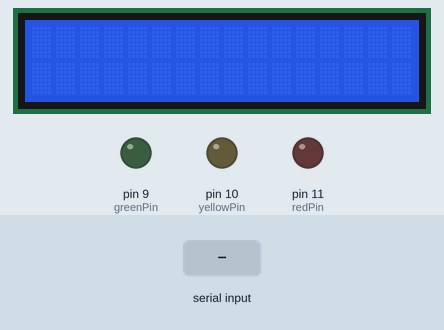
This sketch was run on a simulated Arduino Uno, built with avr-gcc and run on an emulated ATmega328P. Parts: 16×2 character LCD, output pins drawn as LEDs (lit = HIGH). Dashed ring = blinking. The test bench sets the inputs (shaded band).

Above: at 1.2 s.
1.3 s: "on" received over Serial
At 2.37 s:
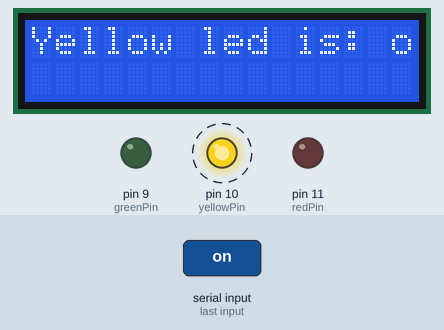
4.1 s: "super" received over Serial
At 6.39 s:
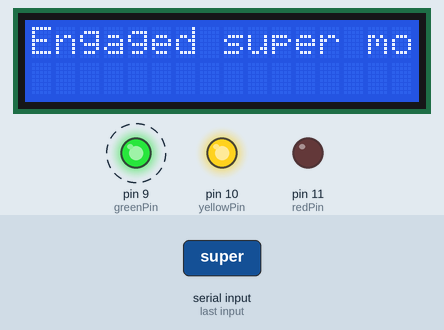
At 10.5 s:
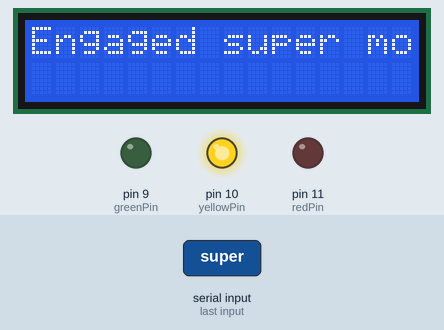
Timing chart, 0 to 12.0 s (numbered marks = the images above; inputs shaded):
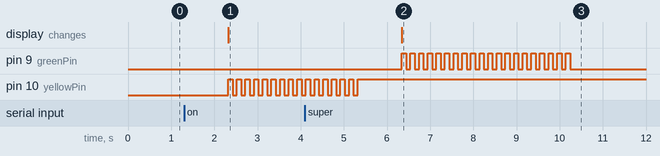

The sketch:

Arduino-Python_Led_Project.ino
```cpp
const int redPin = 11;
const int yellowPin = 10;
const int greenPin = 9;

#include <Wire.h>
#include <LiquidCrystal_I2C.h>

LiquidCrystal_I2C lcd(0x27, 16, 2);


void setup() {
  Serial.begin(9600);
  pinMode(yellowPin, OUTPUT);
  pinMode(redPin, OUTPUT);
  pinMode(greenPin, OUTPUT);
  lcd.init();
  lcd.backlight();
}

void loop() {


  if (Serial.available() > 0){
   String msg = Serial.readString();


   if (msg == "on"){

    lcd.setCursor(1, 0);
    lcd.clear();
    lcd.print("Yellow led is: " + msg);

    for (int i = 0; i <15; i++){
      digitalWrite(yellowPin, HIGH);
      delay(100);
      digitalWrite(yellowPin, LOW);
      delay(100);
      digitalWrite(yellowPin, HIGH);


     } }

   else if (msg == "off"){
    digitalWrite(yellowPin, LOW);
    lcd.setCursor(1, 0);
    lcd.clear();
    lcd.print("Yellow led is: " + msg);

   }

   else if (msg == "super"){
    lcd.setCursor(1, 0);
    lcd.clear();
    lcd.print(("Engaged ") + msg + (" mode!"));

    for (int i = 0; i <20; i++){
      digitalWrite(greenPin, HIGH);
      delay(100);
      digitalWrite(greenPin, LOW);
      delay(100);
    }

    }


   else if (msg == "exit"){
   lcd.setCursor(1, 0);
   lcd.clear();
   lcd.print("Exiting");

   }

   else {
    lcd.setCursor(1, 0);
    lcd.clear();
    lcd.print("Wrong Input");

    for (int i = 0; i <5; i++){
      digitalWrite(redPin, HIGH);
      delay(100);
      digitalWrite(redPin, LOW);
      delay(100);
      }
    }
  }
}
```

Measured:
- after the input at 1.3 s, pin 10 (yellowPin): alternates HIGH for 0.10 s and LOW for 0.10 s, starting after 1.0 s; the display: changes after 1.0 s (image 1)
- after the input at 4.1 s, pin 9 (greenPin): alternates HIGH for 0.10 s and LOW for 0.10 s, 40 changes in all, then stays LOW, starting after 2.2 s; the display: changes after 2.2 s (image 2)
